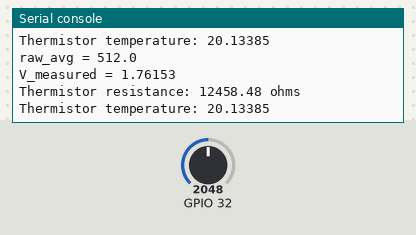
The program below on a simulated ESP32 board running MicroPython. Shown: the last lines printed to the serial console. The test bench sets the inputs (shaded band); at power-on: GPIO 32 = 2048 (analog values on the 0–4095 scale).

Above: at 3.2 s.
3.3 s: GPIO 32 set to 2866
At 4.6 s:
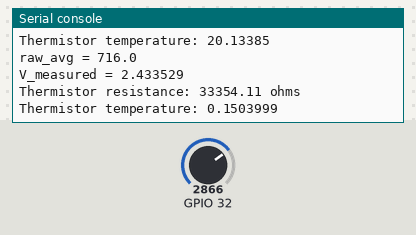
4.8 s: GPIO 32 set to 3603
At 5.5 s:
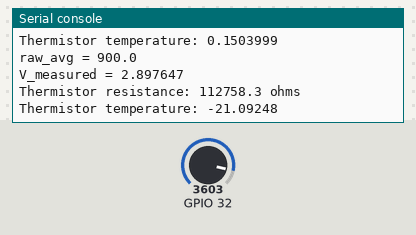
Timing chart, 0 to 7.8 s (numbered marks = the images above; inputs shaded):
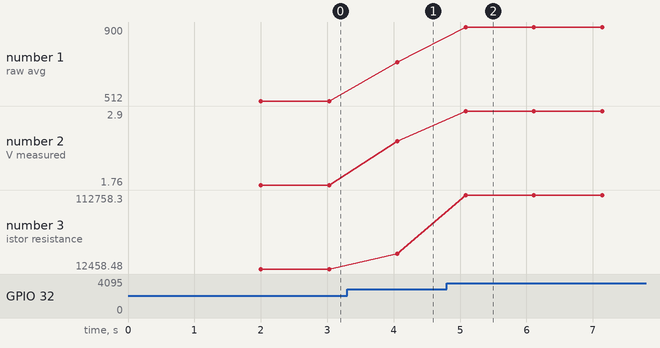

Measured:
- after the input at 3.3 s, the serial console: prints a new line after 0.76 s (image 1)
- after the input at 4.8 s, the serial console: prints a new line after 0.28 s (image 2)
- plotted number 1: 512 → 716 after the input at 3.3 s, 716 → 900 after the input at 4.8 s
- plotted number 2: 1.76 → 2.43 after the input at 3.3 s, 2.43 → 2.9 after the input at 4.8 s
- plotted number 3: 12458.48 → 33354.11 after the input at 3.3 s, 33354.11 → 112758.3 after the input at 4.8 s

The program:

read_temp.py
```python
from machine import Pin
from machine import ADC
from machine import DAC
from math import log

import machine
import utime

adc_V_lookup = [0.02470588, 0.02058824, 0.04117647, 0.06176471, 0.06588235, 0.07, 0.07411765, 0.07720589, 0.08029412, 0.08338236, 0.08647059, 0.09058825, 0.09470588, 0.09882354, 0.1019118, 0.105, 0.1080882, 0.1111765, 0.1152941, 0.1194118, 0.1235294, 0.1266177, 0.1297059, 0.1327941, 0.1358824, 0.1389706, 0.1420588, 0.1451471, 0.1482353, 0.1513235, 0.1544118, 0.1575, 0.1605882, 0.1647059, 0.1688235, 0.1729412, 0.1760294, 0.1791177, 0.1822059, 0.1852941, 0.1883824, 0.1914706, 0.1945588, 0.1976471, 0.2017647, 0.2058824, 0.21, 0.2130883, 0.2161765, 0.2192647, 0.222353, 0.2264706, 0.2305882, 0.2347059, 0.2377941, 0.2408824, 0.2439706, 0.2470588, 0.2511765, 0.2552941, 0.2594118, 0.2625, 0.2655883, 0.2686765, 0.2717647, 0.274853, 0.2779412, 0.2810294, 0.2841177, 0.2872059, 0.2902942, 0.2933824, 0.2964706, 0.2995588, 0.3026471, 0.3057353, 0.3088235, 0.3129412, 0.3170588, 0.3211765, 0.3242647, 0.327353, 0.3304412, 0.3335294, 0.3376471, 0.3417647, 0.3458824, 0.3489706, 0.3520588, 0.3551471, 0.3582353, 0.3613235, 0.3644118, 0.3675, 0.3705883, 0.3747059, 0.3788235, 0.3829412, 0.3870588, 0.3911765, 0.3952941, 0.3977647, 0.4002353, 0.4027059, 0.4051764, 0.4076471, 0.4117647, 0.4158824, 0.42, 0.4230883, 0.4261765, 0.4292647, 0.432353, 0.4364706, 0.4405883, 0.4447059, 0.4477942, 0.4508824, 0.4539706, 0.4570589, 0.4601471, 0.4632353, 0.4663236, 0.4694118, 0.4735294, 0.4776471, 0.4817647, 0.4842353, 0.4867059, 0.4891765, 0.4916471, 0.4941177, 0.4972059, 0.5002942, 0.5033824, 0.5064706, 0.5105882, 0.5147059, 0.5188236, 0.5219118, 0.525, 0.5280883, 0.5311765, 0.5352941, 0.5394118, 0.5435295, 0.5466177, 0.5497059, 0.5527942, 0.5558824, 0.56, 0.5641177, 0.5682353, 0.5713236, 0.5744118, 0.5775001, 0.5805883, 0.5836765, 0.5867648, 0.589853, 0.5929412, 0.5960294, 0.5991177, 0.6022058, 0.6052941, 0.6094118, 0.6135294, 0.6176471, 0.6207353, 0.6238235, 0.6269117, 0.63, 0.6341177, 0.6382353, 0.642353, 0.6454412, 0.6485294, 0.6516176, 0.6547059, 0.6588235, 0.6629412, 0.6670588, 0.670147, 0.6732353, 0.6763235, 0.6794118, 0.6825, 0.6855883, 0.6886765, 0.6917647, 0.6948529, 0.6979412, 0.7010294, 0.7041177, 0.7072059, 0.7102942, 0.7133823, 0.7164706, 0.7195588, 0.7226471, 0.7257353, 0.7288236, 0.7329412, 0.7370589, 0.7411765, 0.7442647, 0.747353, 0.7504412, 0.7535295, 0.757647, 0.7617648, 0.7658824, 0.7689706, 0.7720589, 0.7751471, 0.7782353, 0.7813235, 0.7844118, 0.7875, 0.7905883, 0.7947059, 0.7988235, 0.8029412, 0.8060294, 0.8091177, 0.8122059, 0.8152942, 0.8194118, 0.8235294, 0.8276471, 0.8307353, 0.8338236, 0.8369118, 0.8400001, 0.8441177, 0.8482353, 0.852353, 0.8548235, 0.8572942, 0.8597647, 0.8622354, 0.8647059, 0.8688236, 0.8729412, 0.8770589, 0.8801471, 0.8832354, 0.8863235, 0.8894118, 0.8925, 0.8955883, 0.8986765, 0.9017648, 0.9042353, 0.906706, 0.9091764, 0.9116471, 0.9141177, 0.9182354, 0.9223529, 0.9264707, 0.9295588, 0.9326471, 0.9357353, 0.9388236, 0.9419118, 0.9450001, 0.9480883, 0.9511765, 0.9542647, 0.957353, 0.9604412, 0.9635295, 0.9676472, 0.9717647, 0.9758824, 0.9789706, 0.9820589, 0.9851471, 0.9882354, 0.9913236, 0.9944118, 0.9975, 1.000588, 1.003677, 1.006765, 1.009853, 1.012941, 1.017059, 1.021176, 1.025294, 1.028382, 1.031471, 1.034559, 1.037647, 1.040735, 1.043824, 1.046912, 1.05, 1.054118, 1.058235, 1.062353, 1.065441, 1.068529, 1.071618, 1.074706, 1.077794, 1.080882, 1.083971, 1.087059, 1.090147, 1.093235, 1.096324, 1.099412, 1.103529, 1.107647, 1.111765, 1.114853, 1.117941, 1.121029, 1.124118, 1.127206, 1.130294, 1.133382, 1.136471, 1.140588, 1.144706, 1.148824, 1.151912, 1.155, 1.158088, 1.161177, 1.164265, 1.167353, 1.170441, 1.17353, 1.176618, 1.179706, 1.182794, 1.185882, 1.19, 1.194118, 1.198235, 1.201324, 1.204412, 1.2075, 1.210588, 1.214706, 1.218824, 1.222941, 1.225412, 1.227882, 1.230353, 1.232824, 1.235294, 1.239412, 1.243529, 1.247647, 1.250735, 1.253824, 1.256912, 1.26, 1.263088, 1.266176, 1.269265, 1.272353, 1.276471, 1.280588, 1.284706, 1.287794, 1.290882, 1.293971, 1.297059, 1.300147, 1.303235, 1.306324, 1.309412, 1.3125, 1.315588, 1.318676, 1.321765, 1.325882, 1.33, 1.334118, 1.336588, 1.339059, 1.341529, 1.344, 1.346471, 1.349559, 1.352647, 1.355735, 1.358824, 1.361912, 1.365, 1.368088, 1.371176, 1.375294, 1.379412, 1.383529, 1.386618, 1.389706, 1.392794, 1.395882, 1.4, 1.404118, 1.408235, 1.411324, 1.414412, 1.4175, 1.420588, 1.424706, 1.428824, 1.432941, 1.436029, 1.439118, 1.442206, 1.445294, 1.448382, 1.451471, 1.454559, 1.457647, 1.460735, 1.463824, 1.466912, 1.47, 1.474118, 1.478235, 1.482353, 1.485441, 1.488529, 1.491618, 1.494706, 1.497794, 1.500882, 1.503971, 1.507059, 1.510147, 1.513235, 1.516324, 1.519412, 1.5225, 1.525588, 1.528677, 1.531765, 1.535882, 1.54, 1.544118, 1.547206, 1.550294, 1.553382, 1.556471, 1.560588, 1.564706, 1.568824, 1.571912, 1.575, 1.578088, 1.581177, 1.585294, 1.589412, 1.593529, 1.596618, 1.599706, 1.602794, 1.605882, 1.608971, 1.612059, 1.615147, 1.618235, 1.622353, 1.626471, 1.630588, 1.633677, 1.636765, 1.639853, 1.642941, 1.647059, 1.651177, 1.655294, 1.658382, 1.661471, 1.664559, 1.667647, 1.670735, 1.673824, 1.676912, 1.68, 1.683088, 1.686177, 1.689265, 1.692353, 1.696471, 1.700588, 1.704706, 1.707794, 1.710882, 1.713971, 1.717059, 1.721177, 1.725294, 1.729412, 1.7325, 1.735588, 1.738677, 1.741765, 1.744853, 1.747941, 1.751029, 1.754118, 1.756588, 1.759059, 1.76153, 1.764, 1.766471, 1.770588, 1.774706, 1.778824, 1.781912, 1.785, 1.788088, 1.791177, 1.795294, 1.799412, 1.80353, 1.806618, 1.809706, 1.812794, 1.815882, 1.818971, 1.822059, 1.825147, 1.828235, 1.831324, 1.834412, 1.8375, 1.840588, 1.844706, 1.848824, 1.852941, 1.85603, 1.859118, 1.862206, 1.865294, 1.868382, 1.871471, 1.874559, 1.877647, 1.881765, 1.885882, 1.89, 1.893088, 1.896177, 1.899265, 1.902353, 1.90647, 1.910588, 1.914706, 1.917794, 1.920882, 1.923971, 1.927059, 1.931176, 1.935294, 1.939412, 1.941882, 1.944353, 1.946824, 1.949294, 1.951765, 1.955882, 1.96, 1.964118, 1.967206, 1.970294, 1.973382, 1.976471, 1.979559, 1.982647, 1.985735, 1.988824, 1.992941, 1.997059, 2.001177, 2.004265, 2.007353, 2.010441, 2.01353, 2.017647, 2.021765, 2.025882, 2.028971, 2.032059, 2.035147, 2.038235, 2.042353, 2.046471, 2.050588, 2.053677, 2.056765, 2.059853, 2.062941, 2.06603, 2.069118, 2.072206, 2.075294, 2.078382, 2.081471, 2.084559, 2.087647, 2.090735, 2.093824, 2.096912, 2.1, 2.104118, 2.108235, 2.112353, 2.115441, 2.11853, 2.121618, 2.124706, 2.127794, 2.130883, 2.133971, 2.137059, 2.140147, 2.143235, 2.146324, 2.149412, 2.153529, 2.157647, 2.161765, 2.164853, 2.167941, 2.17103, 2.174118, 2.177206, 2.180294, 2.183383, 2.186471, 2.188941, 2.191412, 2.193882, 2.196353, 2.198824, 2.202941, 2.207059, 2.211177, 2.214265, 2.217353, 2.220441, 2.22353, 2.226618, 2.229706, 2.232794, 2.235883, 2.238971, 2.242059, 2.245147, 2.248235, 2.252353, 2.256471, 2.260588, 2.263677, 2.266765, 2.269853, 2.272941, 2.27603, 2.279118, 2.282206, 2.285294, 2.288383, 2.291471, 2.294559, 2.297647, 2.301765, 2.305882, 2.31, 2.312471, 2.314941, 2.317412, 2.319882, 2.322353, 2.326471, 2.330588, 2.334706, 2.337794, 2.340883, 2.343971, 2.347059, 2.351177, 2.355294, 2.359412, 2.3625, 2.365588, 2.368677, 2.371765, 2.374853, 2.377941, 2.381029, 2.384118, 2.387206, 2.390294, 2.393382, 2.396471, 2.399559, 2.402647, 2.405735, 2.408823, 2.411912, 2.415, 2.418088, 2.421176, 2.424265, 2.427353, 2.430441, 2.433529, 2.436618, 2.439706, 2.442794, 2.445882, 2.448971, 2.452059, 2.455147, 2.458235, 2.461323, 2.464412, 2.4675, 2.470588, 2.473676, 2.476765, 2.479853, 2.482941, 2.486029, 2.489118, 2.492206, 2.495294, 2.498382, 2.501471, 2.504559, 2.507647, 2.510735, 2.513824, 2.516912, 2.52, 2.523088, 2.526176, 2.529265, 2.532353, 2.534824, 2.537294, 2.539765, 2.542235, 2.544706, 2.547794, 2.550882, 2.553971, 2.557059, 2.560147, 2.563235, 2.566324, 2.569412, 2.5725, 2.575588, 2.578676, 2.581765, 2.583824, 2.585882, 2.587941, 2.59, 2.592059, 2.594118, 2.596588, 2.599059, 2.60153, 2.604, 2.606471, 2.609559, 2.612647, 2.615735, 2.618824, 2.621912, 2.625, 2.628088, 2.631176, 2.634265, 2.637353, 2.640441, 2.643529, 2.645588, 2.647647, 2.649706, 2.651765, 2.653824, 2.655882, 2.658971, 2.662059, 2.665147, 2.668235, 2.670706, 2.673177, 2.675647, 2.678118, 2.680588, 2.683059, 2.685529, 2.688, 2.690471, 2.692941, 2.695412, 2.697882, 2.700353, 2.702824, 2.705294, 2.707765, 2.710235, 2.712706, 2.715177, 2.717647, 2.720118, 2.722588, 2.725059, 2.72753, 2.73, 2.732471, 2.734941, 2.737412, 2.739882, 2.742353, 2.744824, 2.747294, 2.749765, 2.752235, 2.754706, 2.756765, 2.758824, 2.760882, 2.762941, 2.765, 2.767059, 2.769529, 2.772, 2.774471, 2.776941, 2.779412, 2.781882, 2.784353, 2.786824, 2.789294, 2.791765, 2.793824, 2.795882, 2.797941, 2.8, 2.802059, 2.804118, 2.806588, 2.809059, 2.81153, 2.814, 2.816471, 2.81853, 2.820588, 2.822647, 2.824706, 2.826765, 2.828824, 2.830883, 2.832941, 2.835, 2.837059, 2.839118, 2.841177, 2.843647, 2.846118, 2.848588, 2.851059, 2.853529, 2.855588, 2.857647, 2.859706, 2.861765, 2.863824, 2.865882, 2.867941, 2.87, 2.872059, 2.874118, 2.876177, 2.878235, 2.88, 2.881765, 2.883529, 2.885294, 2.887059, 2.888824, 2.890588, 2.892353, 2.894118, 2.895882, 2.897647, 2.899412, 2.901177, 2.902941, 2.905, 2.907059, 2.909118, 2.911177, 2.913235, 2.915294, 2.917353, 2.919412, 2.921471, 2.92353, 2.925588, 2.927647, 2.929706, 2.931765, 2.933824, 2.935883, 2.937941, 2.94, 2.942059, 2.944118, 2.946177, 2.948236, 2.950294, 2.952353, 2.954118, 2.955883, 2.957647, 2.959412, 2.961176, 2.962941, 2.964706, 2.966765, 2.968824, 2.970882, 2.972941, 2.975, 2.977059, 2.978824, 2.980588, 2.982353, 2.984118, 2.985882, 2.987647, 2.989412, 2.991471, 2.99353, 2.995588, 2.997647, 2.999706, 3.001765, 3.00353, 3.005294, 3.007059, 3.008824, 3.010588, 3.012353, 3.014118, 3.015882, 3.017647, 3.019412, 3.021177, 3.022941, 3.024706, 3.026471, 3.02853, 3.030588, 3.032647, 3.034706, 3.036765, 3.038824, 3.040588, 3.042353, 3.044118, 3.045882, 3.047647, 3.049412, 3.051177, 3.052721, 3.054265, 3.055809, 3.057353, 3.058897, 3.060441, 3.061985, 3.063529, 3.065294, 3.067059, 3.068824, 3.070588, 3.072353, 3.074118, 3.075882, 3.077427, 3.078971, 3.080515, 3.082059, 3.083603, 3.085147, 3.086691, 3.088235, 3.090294, 3.092353, 3.094412, 3.096471, 3.098529, 3.100588, 3.102353, 3.104118, 3.105882, 3.107647, 3.109412, 3.111177, 3.112941, 3.114706, 3.116471, 3.118235, 3.12, 3.121765, 3.12353, 3.137647]

NOM_RES = 10000
SER_RES = 9820
TEMP_NOM = 25
NUM_SAMPLES = 25
THERM_B_COEFF = 3950
ADC_MAX = 1023
ADC_Vmax = 3.15

def init_temp_sensor(TENP_SENS_ADC_PIN_NO = 32):
    adc = ADC(Pin(TENP_SENS_ADC_PIN_NO))
    adc.atten(ADC.ATTN_11DB)
    adc.width(ADC.WIDTH_10BIT)
    return adc

def read_temp(temp_sens):
    raw_read = []
    # Collect NUM_SAMPLES
    for i in range(1, NUM_SAMPLES+1):
        raw_read.append(temp_sens.read())

    # Average of the NUM_SAMPLES and look it up in the table
    raw_average = sum(raw_read)/NUM_SAMPLES
    print('raw_avg = ' + str(raw_average))
    print('V_measured = ' + str(adc_V_lookup[round(raw_average)]))

    # Convert to resistance
    raw_average = ADC_MAX * adc_V_lookup[round(raw_average)]/ADC_Vmax
    resistance = (SER_RES * raw_average) / (ADC_MAX - raw_average)
    print('Thermistor resistance: {} ohms'.format(resistance))

    # Convert to temperature
    steinhart  = log(resistance / NOM_RES) / THERM_B_COEFF
    steinhart += 1.0 / (TEMP_NOM + 273.15)
    steinhart  = (1.0 / steinhart) - 273.15
    return steinhart

print("I'm alive!\n")
utime.sleep_ms(2000)

temp_sens = init_temp_sensor()

sample_last_ms = 0
SAMPLE_INTERVAL = 1000

while (True):
    if utime.ticks_diff(utime.ticks_ms(), sample_last_ms) >= SAMPLE_INTERVAL:
        temp = read_temp(temp_sens)
        print('Thermistor temperature: ' + str(temp))
        sample_last_ms = utime.ticks_ms()
```
